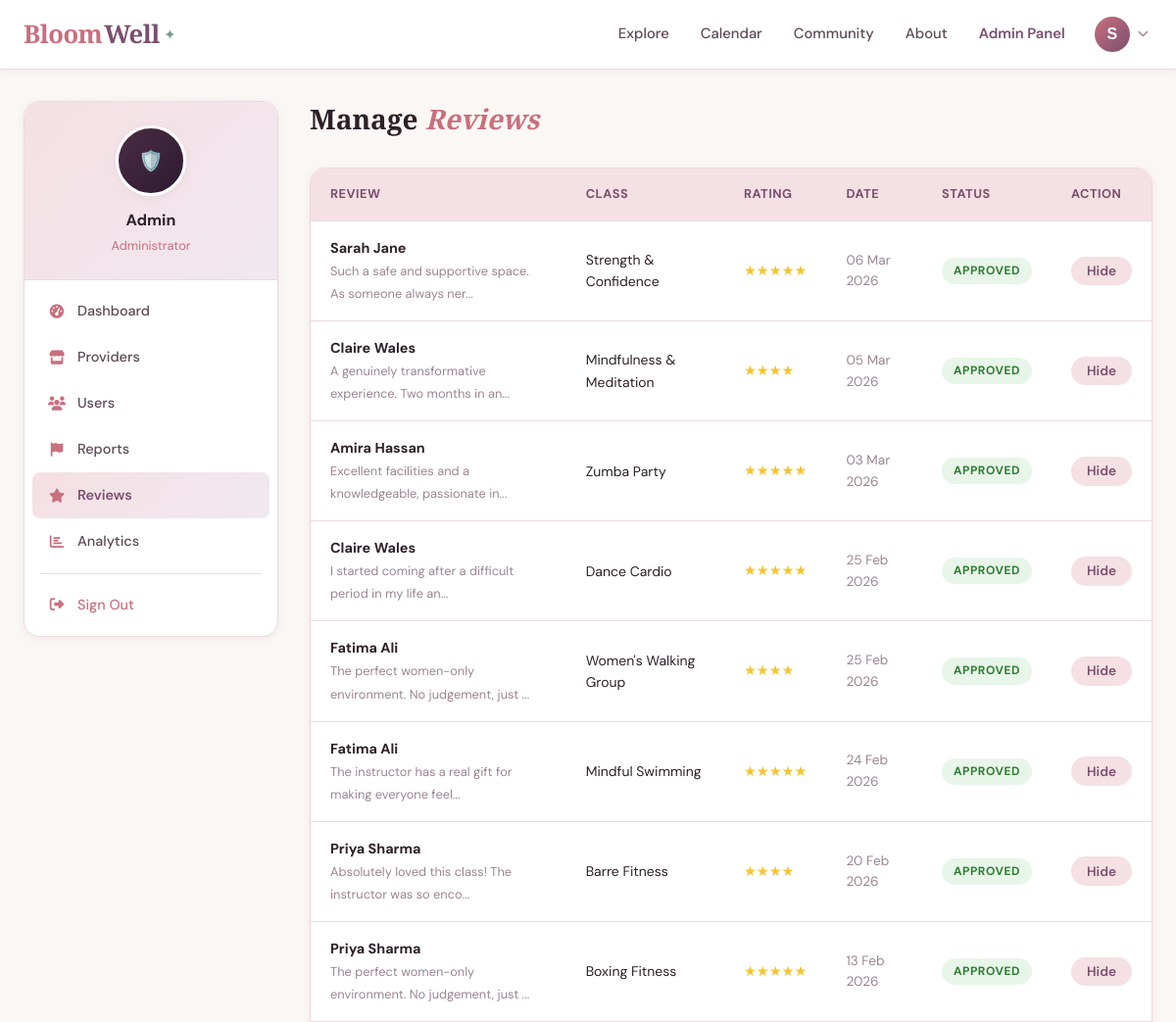
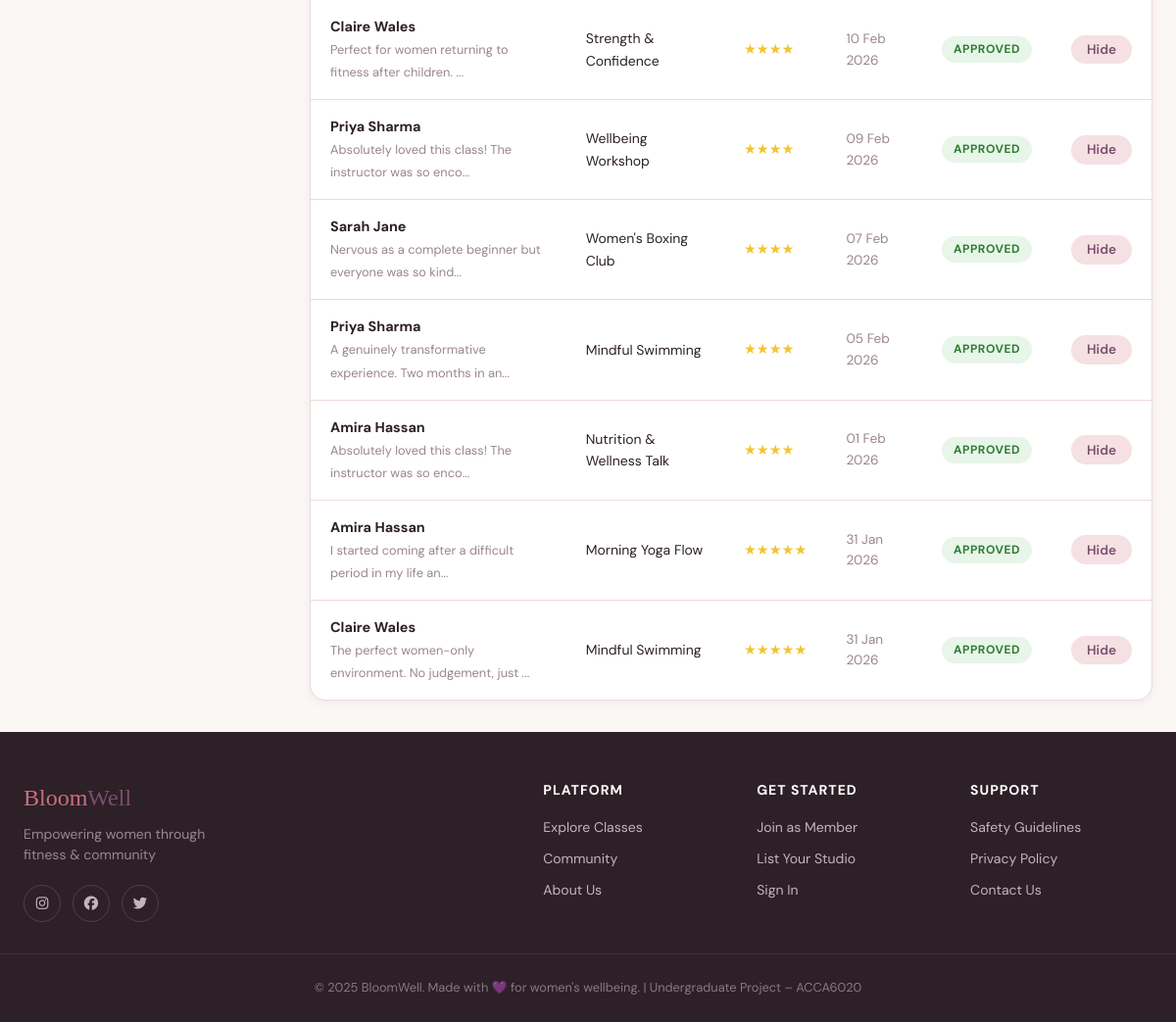
/admin/reviews (signed in), run on the app's committed database (2 pictures, top to bottom).
### app/models/__init__.py (models this page shows, shortened)
class User(UserMixin, db.Model):
    __tablename__ = 'users'
    id = db.Column(db.Integer, primary_key=True)
    email = db.Column(db.String(120), unique=True, nullable=False, index=True)
    username = db.Column(db.String(80), unique=True, nullable=False)
    password_hash = db.Column(db.String(256), nullable=False)
    role = db.Column(db.String(20), nullable=False, default='member')
    full_name = db.Column(db.String(120))
    profile_image = db.Column(db.String(200), default='default_avatar.png')
    bio = db.Column(db.Text)
    location = db.Column(db.String(120))
    phone = db.Column(db.String(20))
    is_active = db.Column(db.Boolean, default=True)
    is_verified = db.Column(db.Boolean, default=False)
    created_at = db.Column(db.DateTime, default=datetime.utcnow)
    last_seen = db.Column(db.DateTime, default=datetime.utcnow)
    member_profile = db.relationship('MemberProfile', backref='user', uselist=False, cascade='all, delete-orphan')
    provider_profile = db.relationship('ProviderProfile', backref='user', uselist=False, cascade='all, delete-orphan')
    bookings = db.relationship('Booking', backref='user', lazy='dynamic', cascade='all, delete-orphan')
    reviews = db.relationship('Review', backref='user', lazy='dynamic', cascade='all, delete-orphan')
    reports = db.relationship('Report', backref='reporter', lazy='dynamic', cascade='all, delete-orphan', foreign_keys='Report.reporter_id')
    discussions = db.relationship('Discussion', backref='author', lazy='dynamic', cascade='all, delete-orphan')
    discussion_replies = db.relationship('DiscussionReply', backref='author', lazy='dynamic', cascade='all, delete-orphan')
    def is_admin(self): return self.role == 'admin'
    def is_provider(self): return self.role == 'provider'
    def is_member(self): return self.role == 'member'

class Review(db.Model):
    __tablename__ = 'reviews'
    id = db.Column(db.Integer, primary_key=True)
    user_id = db.Column(db.Integer, db.ForeignKey('users.id'), nullable=False)
    class_id = db.Column(db.Integer, db.ForeignKey('fitness_classes.id'), nullable=False)
    provider_id = db.Column(db.Integer, db.ForeignKey('provider_profiles.id'), nullable=True)
    rating = db.Column(db.Integer, nullable=False)
    title = db.Column(db.String(150))
    body = db.Column(db.Text, nullable=False)
    is_approved = db.Column(db.Boolean, default=True)
    is_flagged = db.Column(db.Boolean, default=False)
    provider_response = db.Column(db.Text)
    provider_response_date = db.Column(db.DateTime)
    is_verified_attendee = db.Column(db.Boolean, default=False)
    created_at = db.Column(db.DateTime, default=datetime.utcnow)

class FitnessClass(db.Model):
    __tablename__ = 'fitness_classes'
    id = db.Column(db.Integer, primary_key=True)
    provider_id = db.Column(db.Integer, db.ForeignKey('provider_profiles.id'), nullable=False)
    title = db.Column(db.String(150), nullable=False)
    description = db.Column(db.Text)
    activity_type = db.Column(db.String(50), nullable=False)
    difficulty_level = db.Column(db.String(20))
    duration_minutes = db.Column(db.Integer)
    max_capacity = db.Column(db.Integer, default=20)
    current_bookings = db.Column(db.Integer, default=0)
    price = db.Column(db.Float, default=0.0)
    is_free = db.Column(db.Boolean, default=False)
    is_online = db.Column(db.Boolean, default=False)
    is_women_only = db.Column(db.Boolean, default=True)
    is_active = db.Column(db.Boolean, default=True)
    image = db.Column(db.String(200))
    location = db.Column(db.String(300))
    city = db.Column(db.String(100))
    postcode = db.Column(db.String(20))
    language = db.Column(db.String(50), default='English')
    accessibility_info = db.Column(db.Text)
    cover_image_url = db.Column(db.String(500))  # External image URL for display
    latitude = db.Column(db.Float)   # For map display
    longitude = db.Column(db.Float)  # For map display
    created_at = db.Column(db.DateTime, default=datetime.utcnow)
    schedules = db.relationship('ClassSchedule', backref='fitness_class', lazy='dynamic', cascade='all, delete-orphan')
    bookings = db.relationship('Booking', backref='fitness_class', lazy='dynamic', cascade='all, delete-orphan')
    reviews = db.relationship('Review', backref='fitness_class', lazy='dynamic', cascade='all, delete-orphan')

### app/routes/admin.py (the view)
@admin_bp.route('/reviews')
@login_required
@admin_required
def reviews():
    flagged_only = request.args.get('flagged', False)
    query = Review.query.filter_by(is_flagged=True) if flagged_only else Review.query
    reviews = query.order_by(Review.created_at.desc()).paginate(
        page=request.args.get('page', 1, type=int), per_page=15, error_out=False)
    return render_template('admin/reviews.html', reviews=reviews, title='Manage Reviews')

### app/models/__init__.py (called while the page is built)
@login_manager.user_loader
def load_user(user_id):
    return User.query.get(int(user_id))

### app/routes/admin.py (called while the page is built)
def admin_required(f):
    @wraps(f)
    def decorated_function(*args, **kwargs):
        if not current_user.is_authenticated or not current_user.is_admin():
            flash('Admin access only.', 'danger')
            return redirect(url_for('main.index'))
        return f(*args, **kwargs)
    return decorated_function

### app/templates/admin/reviews.html
{% extends "base.html" %}
{% block content %}
<div class="dashboard-layout">
  <aside class="sidebar"><div class="sidebar-card">
    <div class="sidebar-header"><div class="sidebar-avatar" style="background:linear-gradient(135deg,#4a2d44,#2d1a30);font-size:1.25rem;">🛡️</div><div class="sidebar-name">Admin</div><div class="sidebar-role" style="color:var(--rose);">Administrator</div></div>
    <nav class="sidebar-nav">
      <a href="{{ url_for('admin.dashboard') }}" class="sidebar-link"><i class="fas fa-tachometer-alt"></i> Dashboard</a>
      <a href="{{ url_for('admin.providers') }}" class="sidebar-link"><i class="fas fa-store"></i> Providers</a>
      <a href="{{ url_for('admin.users') }}" class="sidebar-link"><i class="fas fa-users"></i> Users</a>
      <a href="{{ url_for('admin.reports') }}" class="sidebar-link"><i class="fas fa-flag"></i> Reports</a>
      <a href="{{ url_for('admin.reviews') }}" class="sidebar-link active"><i class="fas fa-star"></i> Reviews</a>
      <a href="{{ url_for('admin.analytics') }}" class="sidebar-link"><i class="fas fa-chart-bar"></i> Analytics</a>
      <div class="sidebar-divider"></div>
      <a href="{{ url_for('auth.logout') }}" class="sidebar-link" style="color:var(--rose);"><i class="fas fa-sign-out-alt"></i> Sign Out</a>
    </nav>
  </div></aside>
  <div class="dashboard-content">
    <div style="margin-bottom:2rem;"><h1 style="font-size:1.75rem;font-family:var(--font-display);">Manage <em style="color:var(--rose);">Reviews</em></h1></div>
    {% if reviews.items %}
    <div class="table-wrapper">
      <table><thead><tr><th>Review</th><th>Class</th><th>Rating</th><th>Date</th><th>Status</th><th>Action</th></tr></thead>
      <tbody>
        {% for r in reviews.items %}
        <tr>
          <td><strong>{{ r.user.full_name or r.user.username }}</strong><br><span style="font-size:0.8rem;color:var(--text-light);">{{ r.body[:55] }}{{ '...' if r.body|length>55 else '' }}</span></td>
          <td style="font-size:0.875rem;">{{ r.fitness_class.title }}</td>
          <td><span style="color:#f4c430;">{{ '★'*r.rating }}</span></td>
          <td style="font-size:0.85rem;color:var(--text-light);">{{ r.created_at.strftime('%d %b %Y') }}</td>
          <td>{% if r.is_flagged %}<span class="status-badge status-pending">Flagged</span>{% elif r.is_approved %}<span class="status-badge status-confirmed">Approved</span>{% else %}<span class="status-badge status-cancelled">Hidden</span>{% endif %}</td>
          <td><form method="POST" action="{{ url_for('admin.toggle_review', review_id=r.id) }}" style="display:inline;"><input type="hidden" name="csrf_token" value="{{ csrf_token() }}"><button class="btn btn-ghost btn-sm">{{ 'Hide' if r.is_approved else 'Approve' }}</button></form></td>
        </tr>
        {% endfor %}
      </tbody></table>
    </div>
    {% else %}<div class="empty-state"><div class="empty-state-icon">⭐</div><h3>No reviews found</h3></div>{% endif %}
  </div>
</div>
{% endblock %}

### app/templates/base.html (shortened to what this page needs)
<!DOCTYPE html>
<html lang="en">
<head>
    <link rel="stylesheet" href="https://cdnjs.cloudflare.com/ajax/libs/font-awesome/6.5.0/css/all.min.css">
    <link rel="stylesheet" href="{{ url_for('static', filename='css/style.css') }}">
</head>
<body>
<nav class="navbar">
    <div class="nav-container">
        <a href="{{ url_for('main.index') }}" class="nav-logo">
            <span class="logo-bloom">Bloom</span><span class="logo-well">Well</span><span class="logo-dot">✦</span>
        </a>
        <div class="nav-links">
            <a href="{{ url_for('main.explore') }}" class="nav-link">Explore</a>
            <a href="{{ url_for('main.calendar') }}" class="nav-link">Calendar</a>
            <a href="{{ url_for('main.community') }}" class="nav-link">Community</a>
            <a href="{{ url_for('main.about') }}" class="nav-link">About</a>
            {% if current_user.is_authenticated %}
                {% if current_user.is_admin() %}
                    <a href="{{ url_for('admin.dashboard') }}" class="nav-link nav-dashboard">Admin Panel</a>
                {% elif current_user.is_provider() %}
                    <a href="{{ url_for('provider.dashboard') }}" class="nav-link nav-dashboard">My Studio</a>
                {% else %}
                    <a href="{{ url_for('member.dashboard') }}" class="nav-link nav-dashboard">My Space</a>
                {% endif %}
                <div class="nav-user-menu">
                    <button class="nav-avatar-btn" onclick="toggleUserMenu()">
                        {% if current_user.profile_image and current_user.profile_image != 'default_avatar.png' %}
                            <img src="{{ url_for('static', filename='images/' + current_user.profile_image) }}" alt="avatar" class="nav-avatar-img">
                        {% else %}
                            <div class="nav-avatar-placeholder">{{ current_user.full_name[0] if current_user.full_name else current_user.username[0] }}</div>
                        {% endif %}
                        <i class="fas fa-chevron-down nav-chevron"></i>
                    </button>
                </div>
            {% else %}
                <a href="{{ url_for('auth.login') }}" class="btn-nav-outline">Sign In</a>
                <a href="{{ url_for('auth.register') }}" class="btn-nav-solid">Join Free</a>
            {% endif %}
        </div>
    </div>
</nav>
<main>
    {% block content %}{% endblock %}
</main>
<footer class="footer">
    <div class="footer-container">
        <div class="footer-brand">
            <p class="footer-logo"><span class="logo-bloom">Bloom</span><span class="logo-well">Well</span></p>
            <p class="footer-tagline">Empowering women through fitness & community</p>
            <div class="footer-social">
                <a href="#" class="social-link"><i class="fab fa-instagram"></i></a>
                <a href="#" class="social-link"><i class="fab fa-facebook"></i></a>
                <a href="#" class="social-link"><i class="fab fa-twitter"></i></a>
            </div>
        </div>
        <div class="footer-links">
            <div class="footer-col">
                <h4>Platform</h4>
                <a href="{{ url_for('main.explore') }}">Explore Classes</a>
                <a href="{{ url_for('main.community') }}">Community</a>
                <a href="{{ url_for('main.about') }}">About Us</a>
            </div>
            <div class="footer-col">
                <h4>Get Started</h4>
                <a href="{{ url_for('auth.register') }}">Join as Member</a>
                <a href="{{ url_for('auth.register') }}">List Your Studio</a>
                <a href="{{ url_for('auth.login') }}">Sign In</a>
            </div>
            <div class="footer-col">
                <h4>Support</h4>
                <a href="#">Safety Guidelines</a>
                <a href="#">Privacy Policy</a>
                <a href="#">Contact Us</a>
            </div>
        </div>
    </div>
    <div class="footer-bottom">
        <p>© 2025 BloomWell. Made with 💜 for women's wellbeing. | Undergraduate Project – ACCA6020</p>
    </div>
</footer>
</body>
</html>

### data on the page
User: full_name "S"
Review: user "Sarah Jane", body "Such a safe and supportive space. As someone always ner", body "...", fitness_class "Strength & Confidence", rating "★★★★★", created_at "06 Mar 2026", is_flagged "APPROVED", is_approved "Hide"
Review: user "Claire Wales", body "A genuinely transformative experience. Two months in an", body "...", fitness_class "Mindfulness & Meditation", rating "★★★★", created_at "05 Mar 2026", is_flagged "APPROVED", is_approved "Hide"
Review: user "Amira Hassan", body "Excellent facilities and a knowledgeable, passionate in", body "...", fitness_class "Zumba Party", rating "★★★★★", created_at "03 Mar 2026", is_flagged "APPROVED", is_approved "Hide"
Review: user "Claire Wales", body "I started coming after a difficult period in my life an", body "...", fitness_class "Dance Cardio", rating "★★★★★", created_at "25 Feb 2026", is_flagged "APPROVED", is_approved "Hide"
Review: user "Fatima Ali", body "The perfect women-only environment. No judgement, just", body "...", fitness_class "Women's Walking Group", rating "★★★★", created_at "25 Feb 2026", is_flagged "APPROVED", is_approved "Hide"
Review: user "Fatima Ali", body "The instructor has a real gift for making everyone feel", body "...", fitness_class "Mindful Swimming", rating "★★★★★", created_at "24 Feb 2026", is_flagged "APPROVED", is_approved "Hide"
Review: user "Priya Sharma", body "Absolutely loved this class! The instructor was so enco", body "...", fitness_class "Barre Fitness", rating "★★★★", created_at "20 Feb 2026", is_flagged "APPROVED", is_approved "Hide"
Review: user "Priya Sharma", body "The perfect women-only environment. No judgement, just", body "...", fitness_class "Boxing Fitness", rating "★★★★★", created_at "13 Feb 2026", is_flagged "APPROVED", is_approved "Hide"
Review: user "Claire Wales", body "Perfect for women returning to fitness after children.", body "...", fitness_class "Strength & Confidence", rating "★★★★", created_at "10 Feb 2026", is_flagged "APPROVED", is_approved "Hide"
Review: user "Priya Sharma", body "Absolutely loved this class! The instructor was so enco", body "...", fitness_class "Wellbeing Workshop", rating "★★★★", created_at "09 Feb 2026", is_flagged "APPROVED", is_approved "Hide"
Review: user "Sarah Jane", body "Nervous as a complete beginner but everyone was so kind", body "...", fitness_class "Women's Boxing Club", rating "★★★★", created_at "07 Feb 2026", is_flagged "APPROVED", is_approved "Hide"
Review: user "Priya Sharma", body "A genuinely transformative experience. Two months in an", body "...", fitness_class "Mindful Swimming", rating "★★★★", created_at "05 Feb 2026", is_flagged "APPROVED", is_approved "Hide"
Review: user "Amira Hassan", body "Absolutely loved this class! The instructor was so enco", body "...", fitness_class "Nutrition & Wellness Talk", rating "★★★★", created_at "01 Feb 2026", is_flagged "APPROVED", is_approved "Hide"
Review: user "Amira Hassan", body "I started coming after a difficult period in my life an", body "...", fitness_class "Morning Yoga Flow", rating "★★★★★", created_at "31 Jan 2026", is_flagged "APPROVED", is_approved "Hide"
Review: user "Claire Wales", body "The perfect women-only environment. No judgement, just", body "...", fitness_class "Mindful Swimming", rating "★★★★★", created_at "31 Jan 2026", is_flagged "APPROVED", is_approved "Hide"
